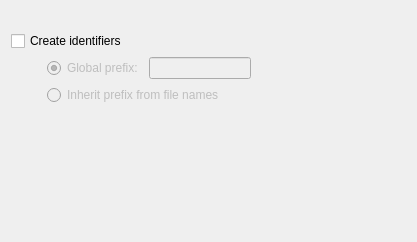
<ui version="4.0" >
 <class>IdentifierPage</class>
 <widget class="QWidget" name="IdentifierPage" >
  <property name="geometry" >
   <rect>
    <x>0</x>
    <y>0</y>
    <width>417</width>
    <height>242</height>
   </rect>
  </property>
  <property name="windowTitle" >
   <string>Form</string>
  </property>
  <layout class="QGridLayout" >
   <item row="0" column="1" >
    <spacer>
     <property name="orientation" >
      <enum>Qt::Vertical</enum>
     </property>
     <property name="sizeType" >
      <enum>QSizePolicy::Fixed</enum>
     </property>
     <property name="sizeHint" >
      <size>
       <width>20</width>
       <height>20</height>
      </size>
     </property>
    </spacer>
   </item>
   <item row="1" column="0" colspan="3" >
    <widget class="QCheckBox" name="identifierCheckBox" >
     <property name="text" >
      <string>Create identifiers</string>
     </property>
    </widget>
   </item>
   <item row="1" column="3" >
    <spacer>
     <property name="orientation" >
      <enum>Qt::Horizontal</enum>
     </property>
     <property name="sizeHint" >
      <size>
       <width>161</width>
       <height>20</height>
      </size>
     </property>
    </spacer>
   </item>
   <item row="2" column="0" >
    <spacer>
     <property name="orientation" >
      <enum>Qt::Horizontal</enum>
     </property>
     <property name="sizeType" >
      <enum>QSizePolicy::Fixed</enum>
     </property>
     <property name="sizeHint" >
      <size>
       <width>30</width>
       <height>20</height>
      </size>
     </property>
    </spacer>
   </item>
   <item row="2" column="1" >
    <widget class="QRadioButton" name="globalButton" >
     <property name="enabled" >
      <bool>false</bool>
     </property>
     <property name="text" >
      <string>Global prefix:</string>
     </property>
     <property name="checked" >
      <bool>true</bool>
     </property>
    </widget>
   </item>
   <item row="2" column="2" >
    <widget class="QLineEdit" name="prefixLineEdit" >
     <property name="enabled" >
      <bool>false</bool>
     </property>
    </widget>
   </item>
   <item row="3" column="1" colspan="2" >
    <widget class="QRadioButton" name="fileNameButton" >
     <property name="enabled" >
      <bool>false</bool>
     </property>
     <property name="text" >
      <string>Inherit prefix from file names</string>
     </property>
    </widget>
   </item>
   <item row="4" column="1" >
    <spacer>
     <property name="orientation" >
      <enum>Qt::Vertical</enum>
     </property>
     <property name="sizeHint" >
      <size>
       <width>20</width>
       <height>31</height>
      </size>
     </property>
    </spacer>
   </item>
  </layout>
 </widget>
 <resources/>
 <connections>
  <connection>
   <sender>globalButton</sender>
   <signal>toggled(bool)</signal>
   <receiver>prefixLineEdit</receiver>
   <slot>setEnabled(bool)</slot>
   <hints>
    <hint type="sourcelabel" >
     <x>122</x>
     <y>72</y>
    </hint>
    <hint type="destinationlabel" >
     <x>161</x>
     <y>71</y>
    </hint>
   </hints>
  </connection>
 </connections>
</ui>
